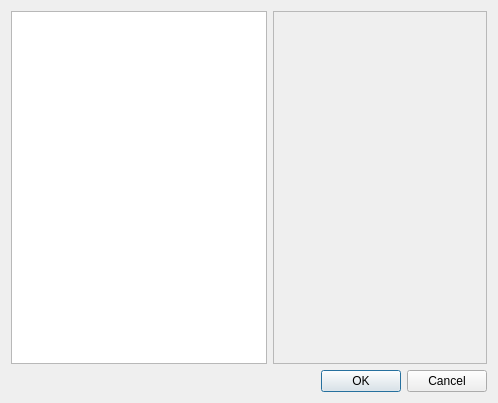
<?xml version="1.0" encoding="UTF-8"?>
<ui version="4.0">
 <class>CharMapDialog</class>
 <widget class="QDialog" name="CharMapDialog">
  <property name="geometry">
   <rect>
    <x>0</x>
    <y>0</y>
    <width>498</width>
    <height>403</height>
   </rect>
  </property>
  <property name="windowTitle">
   <string>Chars map</string>
  </property>
  <property name="modal">
   <bool>true</bool>
  </property>
  <layout class="QGridLayout" name="gridLayout_2" columnstretch="0,1">
   <item row="0" column="0">
    <widget class="QListWidget" name="listWidget"/>
   </item>
   <item row="0" column="1">
    <widget class="QScrollArea" name="scrollArea">
     <property name="widgetResizable">
      <bool>true</bool>
     </property>
     <widget class="QWidget" name="scrollAreaWidgetContents">
      <property name="geometry">
       <rect>
        <x>0</x>
        <y>0</y>
        <width>214</width>
        <height>342</height>
       </rect>
      </property>
      <layout class="QGridLayout" name="gridLayout">
       <item row="0" column="0">
        <widget class="CharsSelectWidget" name="widget" native="true">
         <property name="sizePolicy">
          <sizepolicy hsizetype="Fixed" vsizetype="Fixed">
           <horstretch>0</horstretch>
           <verstretch>0</verstretch>
          </sizepolicy>
         </property>
        </widget>
       </item>
      </layout>
     </widget>
    </widget>
   </item>
   <item row="1" column="0" colspan="2">
    <widget class="QDialogButtonBox" name="buttonBox">
     <property name="orientation">
      <enum>Qt::Horizontal</enum>
     </property>
     <property name="standardButtons">
      <set>QDialogButtonBox::Cancel|QDialogButtonBox::Ok</set>
     </property>
    </widget>
   </item>
  </layout>
 </widget>
 <customwidgets>
  <customwidget>
   <class>CharsSelectWidget</class>
   <extends>QWidget</extends>
   <header>charsselectwidget.h</header>
   <container>1</container>
  </customwidget>
 </customwidgets>
 <resources/>
 <connections>
  <connection>
   <sender>buttonBox</sender>
   <signal>accepted()</signal>
   <receiver>CharMapDialog</receiver>
   <slot>accept()</slot>
   <hints>
    <hint type="sourcelabel">
     <x>248</x>
     <y>254</y>
    </hint>
    <hint type="destinationlabel">
     <x>157</x>
     <y>274</y>
    </hint>
   </hints>
  </connection>
  <connection>
   <sender>buttonBox</sender>
   <signal>rejected()</signal>
   <receiver>CharMapDialog</receiver>
   <slot>reject()</slot>
   <hints>
    <hint type="sourcelabel">
     <x>316</x>
     <y>260</y>
    </hint>
    <hint type="destinationlabel">
     <x>286</x>
     <y>274</y>
    </hint>
   </hints>
  </connection>
 </connections>
</ui>
